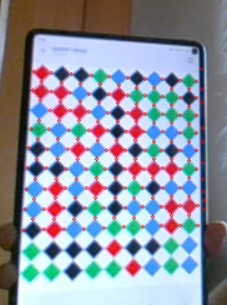
#> input picture Data/gridpoints.jpg, 227 x 305 px
$ python -i Calibration_On_Desk.py   (imports and definitions only)
#> lines starting #> are read from the running program, lines starting #| are printed output that depends on the picture; after the words box and inside, x2 and y2 are one past the last pixel; in counts of white or black regions, pixels touching at a corner belong together
### Class/detection/auto_whiteBalance.py
import numpy as np
import cv2


def compute(img, min_percentile, max_percentile):
    """计算分位点，目的是去掉图的直方图两头的异常情况"""
    max_percentile_pixel = np.percentile(img, max_percentile)
    min_percentile_pixel = np.percentile(img, min_percentile)

    return max_percentile_pixel, min_percentile_pixel


def aug(src):
    """图像亮度增强"""
    if get_lightness(src) > 130:
        print("图片亮度足够，不做增强")
    # 先计算分位点，去掉像素值中少数异常值，这个分位点可以自己配置。

    max_percentile_pixel, min_percentile_pixel = compute(src, 1, 99)

    # 去掉分位值区间之外的值
    src[src >= max_percentile_pixel] = max_percentile_pixel
    src[src <= min_percentile_pixel] = min_percentile_pixel

    # 将分位值区间拉伸到0到255，这里取了255*0.1与255*0.9是因为可能会出现像素值溢出的情况，所以最好不要设置为0到255。
    out = np.zeros(src.shape, src.dtype)
    cv2.normalize(src, out, 255 * 0.1, 255 * 0.9, cv2.NORM_MINMAX)

    return out


def get_lightness(src):
    # 计算亮度
    hsv_image = cv2.cvtColor(src, cv2.COLOR_BGR2HSV)
    lightness = hsv_image[:, :, 2].mean()

    return lightness

### Class/detection/GFmatrix.py
# plus、multi、GF三个函数用于生成伪随机矩阵
def plus(x, y):
    if x == y:
        return 0
    elif (x == 1 and y == 2) or (x == 2 and y == 1):
        return 3
    elif (x == 1 and y == 3) or (x == 3 and y == 1):
        return 2
    elif (x == 2 and y == 3) or (x == 3 and y == 2):
        return 1
    elif x == 0:
        return y
    elif y == 0:
        return x


def multi(x, y):
    if x == 0 or y == 0:
        return 0
    elif x == 1:
        return y
    elif y == 1:
        return x
    elif x == 2 and y == 2:
        return 3
    elif x == 3 and y == 3:
        return 2
    else:
        return 1


def GF(a, b, c, d, e, f):
    data = []

    for i in range(0, 4095):
        data.append(0)

    data[0] = a
    data[1] = b
    data[2] = c
    data[3] = d
    data[4] = e
    data[5] = f

    for i in range(6, 4095):
        data[i] = plus(data[i - 1], multi(data[i - 2], 3))
        data[i] = plus(data[i], multi(data[i - 3], 2))
        data[i] = plus(data[i], multi(data[i - 4], 1))
        data[i] = plus(data[i], multi(data[i - 5], 1))
        data[i] = plus(data[i], multi(data[i - 6], 3))

    res = []
    for i in range(0, 65):
        res.append([])
        for j in range(0, 63):
            res[i].append(0)
    for i in range(0, 4095):
        res[i % 65][i % 63] = data[i]

    return res

### Class/detection/Calibration_On_Desk.py
import math
import time

import cv2
import numpy as np

from auto_whiteBalance import aug

from GFmatrix import GF

# [1 line not run here, left out]


# config = {'morning': [80, 220, 125, 125]}


class Calibration:
    def __init__(self):
        self.font = cv2.FONT_ITALIC

        self.flag = np.zeros((1024, 1280))
        self.nx = [-1, -1, -1, 0, 0, 1, 1, 1]
        self.ny = [1, 0, -1, 1, -1, 1, 0, -1]

        self.frame_time = 0
        self.frame_start_time = 0
        self.fps = 0

        self.scale = 1

    # 获取处理之后 stream 的帧数
    def update_fps(self):
        now = time.time()
        self.frame_time = now - self.frame_start_time
        if self.frame_time != 0:
            self.fps = 1.0 / self.frame_time
            self.frame_start_time = now

    # 生成的 cv2 window 上面添加说明文字
    def draw_note(self, img_rd):
        # 添加说明
        cv2.putText(img_rd, "Calibration", (20, 40), self.font, 1, (255, 255, 255), 1, cv2.LINE_AA)
        cv2.putText(img_rd, "FPS:   " + str(self.fps.__round__(2)), (20, 100), self.font, 0.8, (0, 255, 0), 1,
                    cv2.LINE_AA)

        cv2.putText(img_rd, "S: Calibrate Current Frame", (20, 400), self.font, 0.8, (255, 255, 255), 1, cv2.LINE_AA)
        cv2.putText(img_rd, "Q: Quit", (20, 450), self.font, 0.8, (255, 255, 255), 1, cv2.LINE_AA)

    """
    get_candidate_points:
    将RGB图像转为单通道
    计算每一个像素点横向和纵向的单通道色彩强度差，选择值最大的通道为该像素点的差值，将差值大于选定阈值的点视为候选点
    在选定的窗口大小中进行计算，减少处理数据的数量
    返回存有候选点数据的矩阵
    -1为候选点
    -3为非候选点
    """

    def get_candidate_points(self, frame):
        candidate = np.zeros((frame.shape[0], frame.shape[1]))  # 初始化图像点位置矩阵为0
        b, g, r = cv2.split(frame)
        i = int(frame.shape[0] / 2)
        while i < int(7 * frame.shape[0] / 8):
            j = 0
            while j < int(frame.shape[1] / 2):
                sum = [0, 0, 0]  # 存储r,g,b三个通道的差值结果
                tempxy = [0, 0, 0, 0, 0, 0]  # 存储三个通道纵向和横向的临时求和结果
                k = -6
                while k < 7:  # 十字掩码长度选择为菱形对角线长度的一半
                    tempxy[0] = tempxy[0] + b[i + k][j]  # b通道水平方向
                    tempxy[1] = tempxy[1] + b[i][j + k]  # b通道铅直方向
                    tempxy[2] = tempxy[2] + g[i + k][j]  # g通道水平方向
                    tempxy[3] = tempxy[3] + g[i][j + k]  # g通道铅直方向
                    tempxy[4] = tempxy[4] + r[i + k][j]  # r通道水平方向
                    tempxy[5] = tempxy[5] + r[i][j + k]  # r通道铅直方向
                    k = k + 1
                sum[0] = sum[0] + abs(tempxy[0] - tempxy[1])  # r通道差值
                sum[1] = sum[1] + abs(tempxy[2] - tempxy[3])  # g通道差值
                sum[2] = sum[2] + abs(tempxy[4] - tempxy[5])  # b通道差值
                d = max(sum[0], sum[1], sum[2])  # 选择差值最大的通道
                # print(d)
                if d > 1300:  # tq和zyy人工学习调参选阈值，阈值增大，候选点集中于球体中央
                    candidate[i][j] = -1  # -1标记为候选点
                    # [5 lines of commented-out code are left out]
                else:
                    candidate[i][j] = -3  # -3标记为非候选点
                j = j + 1
            i = i + 1
        # cv2.imshow('1', frame)
        # cv2.waitKey(0)  # 按0退出
        return candidate

    """
    get_grid_points:
    将RGB图像转为灰度图像
    根据真正的角点具有严格的中心对称性，将相关系数大于选定阈值的点选做特征点
    并根据P1和P2类型点的特征（左右或上下为模式元素）将特征点分类为两类特征点
    白色背景的灰度值高于颜色元素的灰度值
    圆邻域采用SUSAN角点检测法的圆邻域，直径为7
    1为角点
    2为非角点
    """

    def get_grid_points(self, frame, candidate):
        GrayImage = cv2.cvtColor(frame, cv2.COLOR_BGR2GRAY)

        gridpoints = np.zeros((frame.shape[0], frame.shape[1]))
        size = 7
        counter = 0
        circle_neighborhood = np.zeros((size, size))
        for i in range(0, size):
            for j in range(0, size):
                if i < (size - 1) / 2:
                    if j >= (size - 1) / 2 - i - (size - 3) / 4 and j <= (size - 1) / 2 + i + + (size - 3) / 4:
                        counter += 1
                        circle_neighborhood[i][j] = 1
                elif i >= (size + 5) / 4 and i <= (3 * size - 5) / 4:
                    counter += 1
                    circle_neighborhood[i][j] = 1
                else:
                    if j >= (size - 1) / 2 - (size - 1 - i) - (size - 3) / 4 and j <= (size - 1) / 2 + (
                            size - 1 - i) + (
                            size - 3) / 4:
                        counter += 1
                        circle_neighborhood[i][j] = 1

        i = int(frame.shape[0] / 2)
        while i < int(7 * frame.shape[0] / 8):
            j = 0
            while j < int(frame.shape[1] / 2):
                """
                element元素说明
                便于计算圆形邻域的相关系数，引入变量element
                第一个元素：M_{Ci} * M_{Ci}'之和
                第二个元素：M_{Ci}之和
                第三个元素：M_{Ci}'之和
                第四个元素：M_{Ci}^2之和
                第五个元素：(M_{Ci}')^2之和
                """
                element = [0, 0, 0, 0, 0]
                if candidate[i][j] == -1:
                    # 计算直径为7的圆邻域的色彩强度，与数据结构中数组和矩阵的关系相似
                    p = -3
                    while p < 4:
                        q = -3
                        while q < 4:
                            if circle_neighborhood[p][q] == 1:
                                # 以圆心像素点为（0,0）
                                # 计算其余点的坐标和旋转180度后的坐标
                                # 原坐标
                                imgx = i + p
                                imgy = j + q
                                # 旋转180度后的坐标
                                imgxp = i - p
                                imgyp = j - q
                                element[0] = element[0] + int(GrayImage[imgx][imgy]) * int(GrayImage[imgxp][imgyp])
                                element[1] = element[1] + int(GrayImage[imgx][imgy])
                                element[2] = element[2] + int(GrayImage[imgxp][imgyp])
                                element[3] = element[3] + int(GrayImage[imgx][imgy] ** 2)
                                element[4] = element[4] + int(GrayImage[imgxp][imgyp] ** 2)
                            q = q + 1
                        p = p + 1

                    pc = (counter * element[0] - element[1] * element[2]) / (
                            np.sqrt(counter * element[3] - element[1] ** 2) * np.sqrt(
                        counter * element[4] - element[2] ** 2))
                    if pc > 0.5:  # 相关系数足够大的点被判断为特征点(对称系数为0的为特征点——A Twofold...)
                        gridpoints[i][j] = 1
                        # [5 lines of commented-out code are left out]

                else:
                    gridpoints[i][j] = 0
                j = j + 1
            i = i + 1
        # cv2.imshow('14', frame)
        # cv2.waitKey(0)  # 按0退出
        return gridpoints

    """
    bfs8:
    8邻域广度优先搜索
    确定唯一特征点位置
    """

    def bfs8(self, frame, g, x, y):
        counter = 1
        queue = [[x, y]]
        ans = [0, 0]
        self.flag[x][y] = 1
        ans[0] = 1.0 * x
        ans[1] = 1.0 * y
        while len(queue) > 0:
            current = queue.pop(0)
            self.flag[current[0]][current[1]] = 1
            i = 0
            while i < 8:
                temp = [0, 0]
                temp[0] = current[0] + self.nx[i]
                temp[1] = current[1] + self.ny[i]
                if temp[0] < 0 or temp[0] > frame.shape[0] or temp[1] < 0 or temp[1] > frame.shape[1]:
                    i = i + 1
                    continue
                if self.flag[int(temp[0])][int(temp[1])] or g[int(temp[0])][int(temp[1])] == 0:
                    i = i + 1
                    continue
                self.flag[int(temp[0])][int(temp[1])] = 1
                queue.append(temp)
                ans[0] = ans[0] + 1.0 * temp[0]
                ans[1] = ans[1] + 1.0 * temp[1]
                counter = counter + 1
                i = i + 1
        ans[0] = ans[0] / counter
        ans[1] = ans[1] / counter
        return ans

    """
    get_feature_point:
    调用8邻域深度优先搜索
    确定单一特征点位置
    """

    def get_feature_point(self, frame, gps):
        q = []
        i = int(frame.shape[0] / 2)
        while i < int(7 * frame.shape[0] / 8):
            j = 0
            while j < int(frame.shape[1] / 2):
                if self.flag[i][j] == 1 or gps[i][j] == 0:
                    j = j + 1
                    continue
                temp = self.bfs8(frame, gps, i, j)
                q.append(temp)
                j = j + 1
            i = i + 1
        return q

    """
    decode:
    根据颜色解码
    确定特征点在矩阵的位置
    """

    def decode(self, frame, feature_point):
        points = []
        position = []
        frame = aug(frame)
        color_map = np.zeros((frame.shape[0], frame.shape[1]))
        frame = cv2.cvtColor(frame, cv2.COLOR_BGR2LAB)
        l, a, b = cv2.split(frame)
        for i in range(0, frame.shape[0]):
            for j in range(0, frame.shape[1]):
                if l[i][j] < 100:
                    color_map[i][j] = 3
                    frame[i][j] = np.array([0, 0, 0])
                elif l[i][j] > 200:
                    frame[i][j] = np.array([255, 255, 255])
                    color_map[i][j] = 255
                else:
                    if b[i][j] < 120:
                        color_map[i][j] = 0
                        frame[i][j] = np.array([255, 0, 0])
                    else:
                        if a[i][j] > 125:
                            color_map[i][j] = 1
                            frame[i][j] = np.array([0, 0, 255])
                        else:
                            color_map[i][j] = 2
                            frame[i][j] = np.array([0, 255, 0])

        # cv2.imshow('lab', frame)
        # cv2.waitKey(0)  # 按0退出
        data = GF(1, 1, 1, 1, 1, 1)
        # map = np.zeros((4, 4, 4, 4, 4, 4, 14))

        map = np.zeros((4096, 2))

        i = 0
        while i < 64:
            j = 1
            while j < 62:
                index = data[i][j - 1] * 4 ** 5 + data[i][j] * 4 ** 4 + data[i][j + 1] * 4 ** 3 + data[i + 1][
                    j - 1] * 4 ** 2 + data[i + 1][j] * 4 + data[i + 1][j + 1]
                map[index] = [i, j]
                j = j + 1
            i = i + 1

        for point in feature_point:
            if color_map[int(point[0])][int(point[1]) + 9] != 255 and color_map[int(point[0])][
                int(point[1]) - 9] != 255:
                pass
            else:
                i = int(point[0])
                j = int(point[1])
                index = int(color_map[i - 9][j - 18]) * 4 ** 5 + int(color_map[i - 9][j]) * 4 ** 4 + int(
                    color_map[i - 9][j + 18]) * 4 ** 3 + int(color_map[i + 9][j - 18]) * 4 ** 2 + int(
                    color_map[i + 9][j]) * 4 + int(color_map[i + 9][j + 18])
                # [13 lines of commented-out code are left out]
                try:
                    if map[index][0] < 10 and map[index][1] < 8:
                        points.append(list(map[int(index)]))
                        position.append([i, j])
                except:
                    pass
        cv2.imwrite('testt3.png', frame)
        # cv2.imshow('lab', frame)
        # cv2.waitKey(0)  # 按0退出
        return points, position

    def process(self, img_rd):
        self.flag = np.zeros((img_rd.shape[0], img_rd.shape[1]))
        # 1024*1280 -1候选点，-3非候选点
        candidate = self.get_candidate_points(frame=img_rd)
        # 1024*1280 1角点，0非角点
        gridpoints = self.get_grid_points(frame=img_rd, candidate=candidate)
        # 存有特征点的列表 -1特征点
        featurepoints_position = self.get_feature_point(frame=img_rd, gps=gridpoints)

        feature_points, position = self.decode(frame=img_rd, feature_point=featurepoints_position)

        index = len(feature_points) // 2
        try:
            pixel_distance = math.sqrt((position[index + 1][0] - position[index][0]) ** 2 +
                                       (position[index + 1][1] - position[index][1]) ** 2)
            world_distance = math.sqrt((feature_points[index + 1][0] * 2 - feature_points[index][0] * 2) ** 2 +
                                       (feature_points[index + 1][1] * 2 - feature_points[index][1] * 2) ** 2)
            self.scale = world_distance / pixel_distance

        except:
            self.scale = 0.11

        # [8 lines of commented-out code are left out]

        self.draw_note(img_rd)
        self.update_fps()

    def run(self, frame):
        # cap = cv2.VideoCapture(0)
        self.process(frame)

        return self.scale

>>> import cv2
>>> picture = cv2.imread('../../Data/gridpoints.jpg')
#> picture is the input picture: shape (305, 227, 3); mean B, G, R 165.2, 151.2, 144
>>> result = Calibration().process(picture)
#> after the loop in get_candidate_points, `while i < int(7 * frame.shape[0] / 8):`:
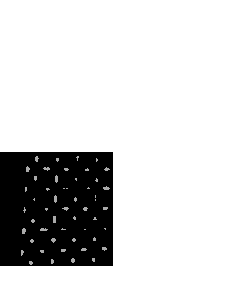
#> candidate: shape (305, 227) float64; min -3, max 0, mean -0.542; drawn with min black and max white
#> after the loop in get_candidate_points, `while i < int(7 * frame.shape[0] / 8):`: i = 266
#> after the loop in get_grid_points, `while i < int(7 * frame.shape[0] / 8):`:
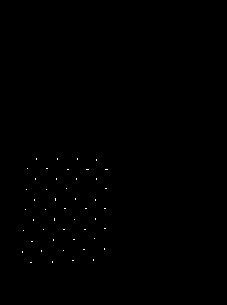
#> gridpoints: shape (305, 227) float64; values 0 (black) and 1 (white), 0.13% white in thin lines or dots, all inside (x1, y1, x2, y2) = (22, 158, 108, 263)
#> after the loop in get_feature_point, `while i < int(7 * frame.shape[0] / 8):`: q = 48 pairs, first value 158.5 to 262, second value 22 to 106
#> in process, `featurepoints_position = self.get_feature_point(frame=img_rd, gps=grid..`: featurepoints_position has the same summary as q in get_feature_point
#> in get_lightness, `hsv_image = cv2.cvtColor(src, cv2.COLOR_BGR2HSV)`: hsv_image: shape (305, 227, 3); mean H, S, V 94.2, 85, 181.8
#> in get_lightness, `lightness = hsv_image[:, :, 2].mean()`: lightness = 181.8
#> in compute, `max_percentile_pixel = np.percentile(img, max_percentile)`: max_percentile_pixel = 255
#> in compute, `min_percentile_pixel = np.percentile(img, min_percentile)`: min_percentile_pixel = 14
#> in aug, `max_percentile_pixel, min_percentile_pixel = compute(src, 1, 99)`: max_percentile_pixel = 255; min_percentile_pixel = 14
#> in aug, `src[src <= min_percentile_pixel] = min_percentile_pixel`: src: shape (305, 227, 3); 2.59% of pixels changed, all inside (x1, y1, x2, y2) = (0, 0, 206, 305)
#> in aug, `cv2.normalize(src, out, 255 * 0.1, 255 * 0.9, cv2.NORM_MINMAX)`:
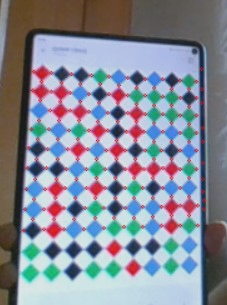
#> out: shape (305, 227, 3); mean B, G, R 153.7, 141.7, 135.6
#> in decode, `frame = cv2.cvtColor(frame, cv2.COLOR_BGR2LAB)`: frame: shape (305, 227, 3); mean of channels 0, 1, 2 149.7, 130.1, 122.5
#> in decode, `l, a, b = cv2.split(frame)`:
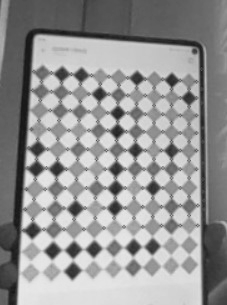
#> l: shape (305, 227); min 24, max 233, mean 149.7
#> in decode, `l, a, b = cv2.split(frame)`:
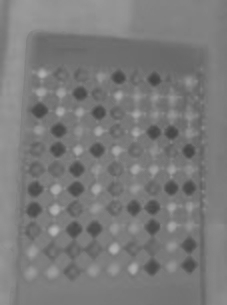
#> b: shape (305, 227); min 67, max 181, mean 122.5
#> after the loop in decode, `for i in range(0, frame.shape[0]):`:
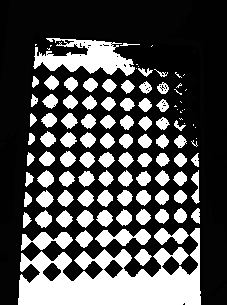
#> color_map: shape (305, 227) float64; min 0, max 255, mean 79.6
#> after the loop in decode, `for i in range(0, frame.shape[0]):`: frame: shape (305, 227, 3); mean of channels 0, 1, 2 126.6, 94.5, 126
#> the loop in decode, `for point in feature_point:` made 48 passes
#> (point, i, j, index) on passes 1, 2, 3, 4, 10, 11, 12, 13, 19, 20, 21, 28: ([158.5, 36], 158, 36, 3903), ([158.5, 57], 158, 57, 3196), ([158.5, 77], 158, 77, 306), ([159.5, 96], 159, 96, 1099), ([178.5, 35], 178, 35, 4081), ([178.5, 56], 178, 56, 3844), ([178.5, 76], 178, 76, 3217), ([178.5, 96], 178, 96, 711), ([198.5, 75], 198, 75, 1118), ([199.5, 34], 199, 34, 3185), ([199.5, 95], 199, 95, 507), ([218.5, 95], 218, 95, 3778)
#> (i, j, index) on passes 18, 27, 30, 36: (199, 55, 263), (219, 54, 500), (219, 74, 1936), (238, 94, 189)
#> after the loop in decode, `for point in feature_point:`: points = [[4, 1], [4, 2], [4, 3], [5, 1], [5, 2], [5, 3], [6, 1], [6, 2], [6, 3], [7, 1], [7, 3], [7, 2], [8, 3], [8, 1], [8, 2], [9, 3], [9, 2], [9, 1]]; position = [[158, 57], [158, 77], [159, 96], [178, 56], [178, 76], [178, 96], [199, 55], [198, 75], [199, 95], [219, 54], [218, 95], [219, 74], [238, 94], [239, 53], [239, 73], [259, 93], [260, 72], [261, 52]]
#> in process, `feature_points, position = self.decode(frame=img_rd, feature_point=fea..`: feature_points has the same summary as points in decode
#> in process, `index = len(feature_points) // 2`: index = 9
#> in process, `pixel_distance = math.sqrt((position[index + 1][0] - position[index][0..`: pixel_distance = 41.01
#> in process, `world_distance = math.sqrt((feature_points[index + 1][0] * 2 - feature..`: world_distance = 4
#> in process, `self.scale = world_distance / pixel_distance`: self.scale = 0.0975
#> in draw_note, `cv2.putText(img_rd, "FPS:   " + str(self.fps.__round__(2)), (20, 100),..`:
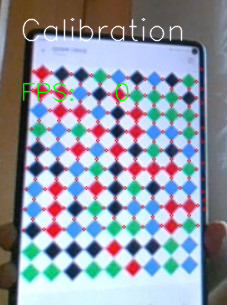
#> img_rd: shape (305, 227, 3); mean B, G, R 166, 152.9, 144.7
